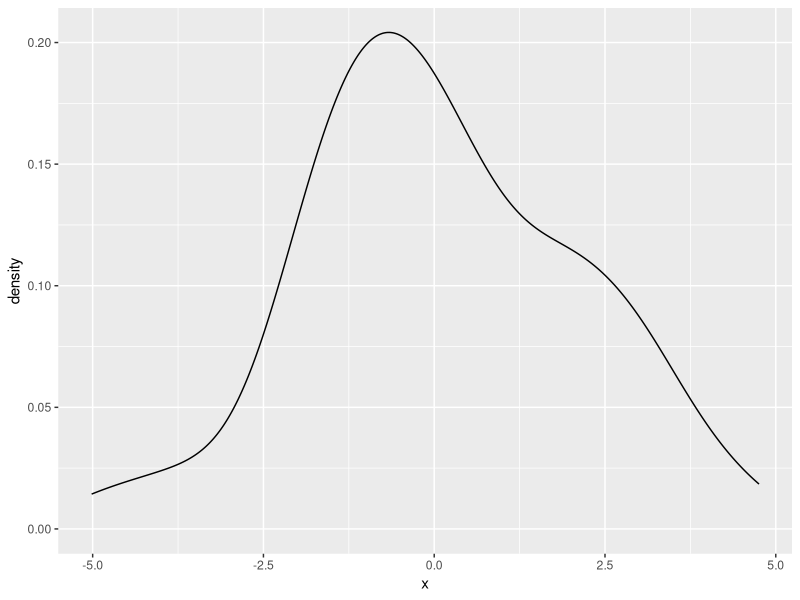
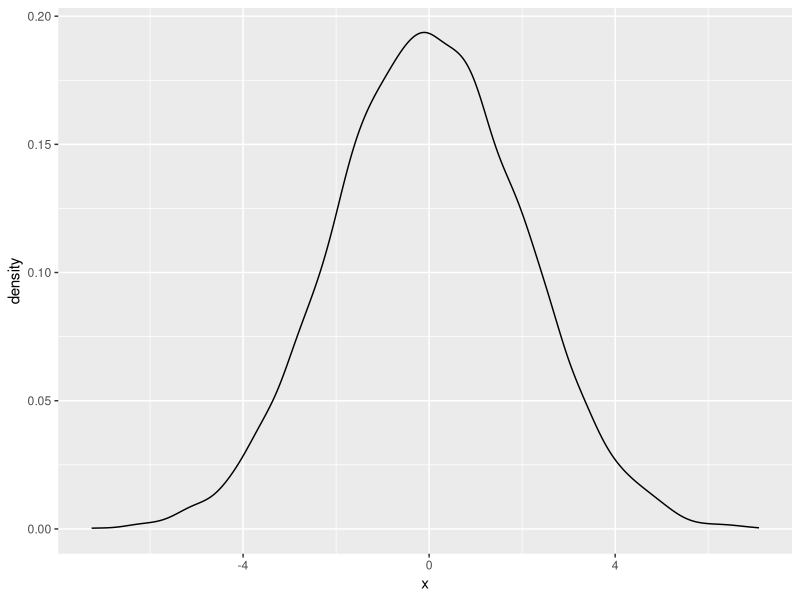
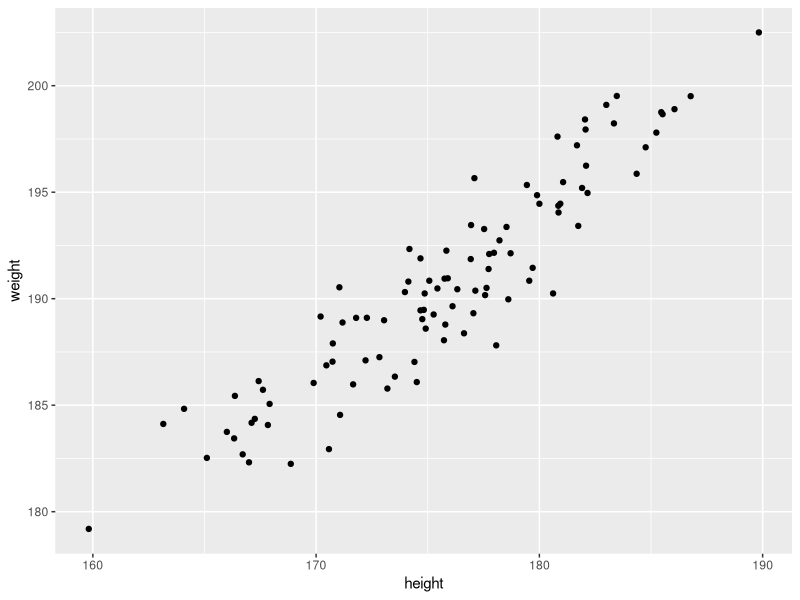

Generate these figures, in order, with R:
## ---- chunk 1
rnorm(n = 100, mean = 0, sd = 2)
## ---- chunk 2
df <- data.frame(
  x = rnorm(n = 100, mean = 0, sd = 2)
)
df
## ---- chunk 3
library(tidyverse)

df %>%
  ggplot(aes(x = x)) +
  geom_density()
## ---- chunk 4
df <- data.frame(
  x = rnorm(n = 10000, mean = 0, sd = 2)
)

df %>%
  ggplot(aes(x = x)) +
  geom_density()
## ---- chunk 5
data <-
  data.frame(
    height = rnorm(100, mean = 175, sd = 6)
  )

data
## ---- chunk 6
rnorm(1, mean = 50 + 0.8 * 170, sd = 2)
rnorm(1, mean = 50 + 0.8 * 165, sd = 2)
## ---- chunk 7
rnorm(2, mean = c(186, 182), sd = 2)
## ---- chunk 8
df <- data %>%
  mutate(
    weight = rnorm(100, mean = 50 + 0.8 * height, sd = 2)
  )

df
## ---- chunk 9
df %>% 
  ggplot(aes(x = height, y = weight)) +
  geom_point()
## ---- chunk 10
fit <- lm(weight ~ 1 + height, data = df)
## ---- chunk 11
fit
